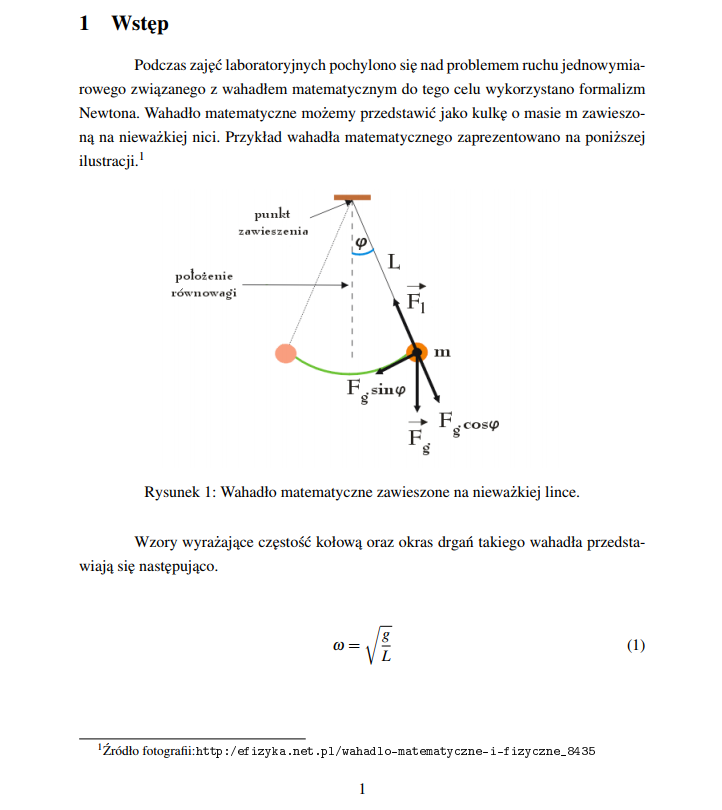
#> input picture ocr/sample_files/img1.jpg, 722 x 810 px
$ python -i scan_for_drawings.py   (imports and definitions only)   (older library calls are emulated)
#> lines starting #> are read from the running program, lines starting #| are printed output that depends on the picture; after the words box and inside, x2 and y2 are one past the last pixel; in counts of white or black regions, pixels touching at a corner belong together
import cv2
import numpy as np
import sys
from PIL import Image


def scan_for_drawings(path):
    #handling too big resolutions
#> called with path = '../sample_files/img1.jpg'
    img = np.asarray(Image.open(path))
#> img is the input picture: shape (810, 722, 3); mean R, G, B 249.1, 249, 248.9
    #img = cv2.imread(path)
    height, width, channels = img.shape
#> height = 810; width = 722; channels = 3
    if(height > 2500 or width > 2500):
        img = cv2.pyrDown(img)
    #process image
    contours, hierarchy = get_areas(img)
#> in get_areas, `ret, img_gray = cv2.threshold(img_gray, 200, 255, 0)`:
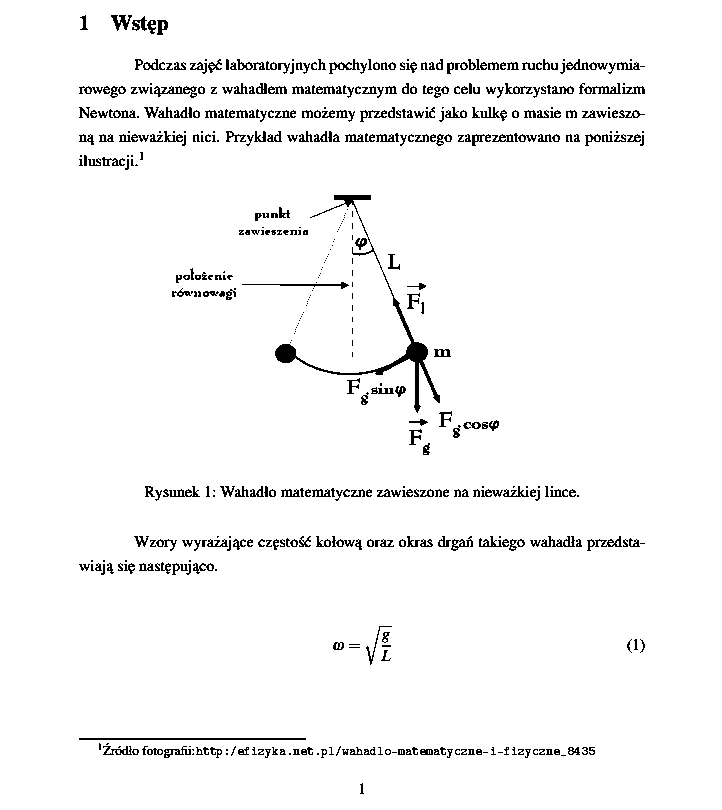
#> img_gray: shape (810, 722); 96.4% white; black in thin lines or dots, all inside (x1, y1, x2, y2) = (79, 15, 645, 794)
#> in get_areas, `erosion = cv2.erode(img_gray,kernel, 2)`:
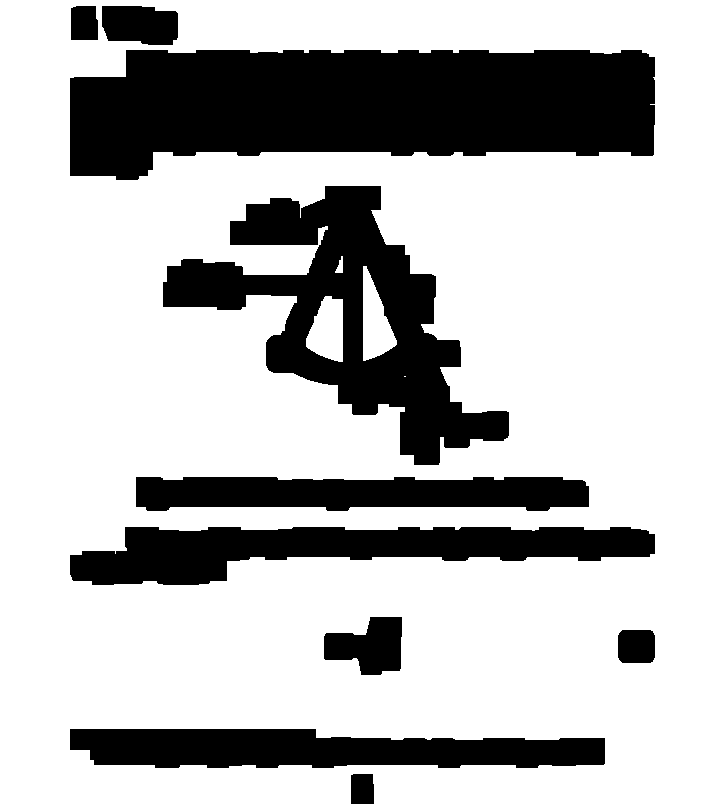
#> erosion: shape (810, 722); 73.8% white; 10 black regions
#> in get_areas, `im2, contours, hierarchy = cv2.findContours(erosion, cv2.RETR_CCOMP, c..`: contours = 15 contours, 1 with area under 20; largest, box (x1, y1, x2, y2) and area: (0, 0, 722, 810) 583289, (69, 49, 656, 181) 60942, (162, 185, 510, 466) 39534, (69, 526, 656, 586) 20672, (69, 728, 606, 769) 17230
    contours2, mask = get_text(img)
#> in get_text, `grad = cv2.morphologyEx(small, cv2.MORPH_GRADIENT, kernel)`:
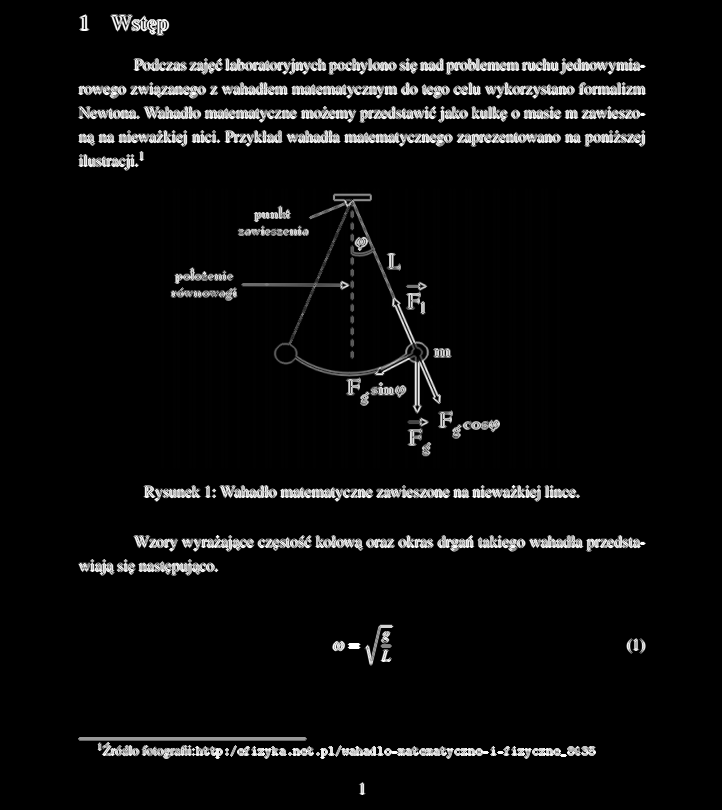
#> grad: shape (810, 722); min 0, max 255, mean 12.4
#> in get_text, `_, bw = cv2.threshold(grad, 0.0, 255.0, cv2.THRESH_BINARY | cv2.THRESH..`:
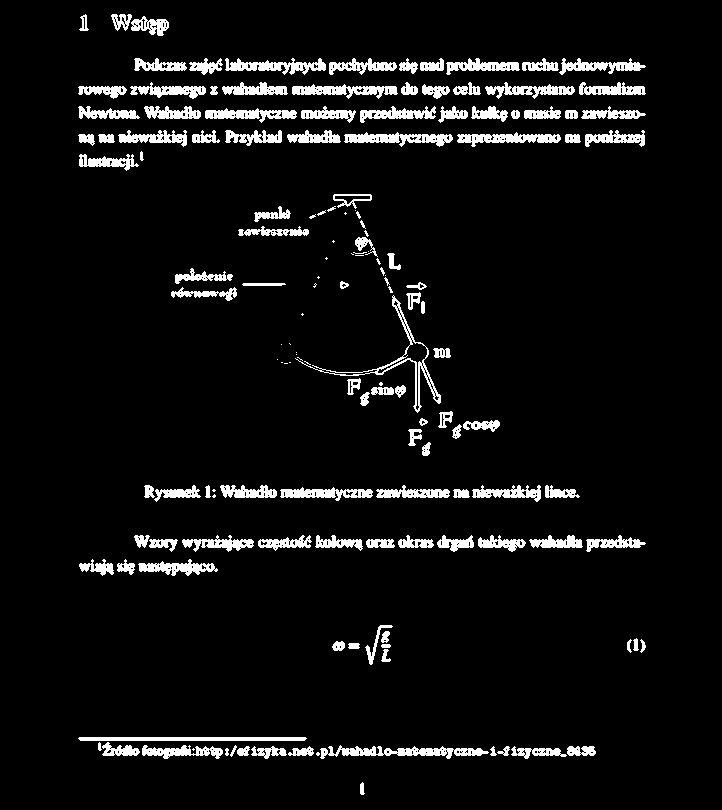
#> bw: shape (810, 722); 6.2% white; 153 white regions (31 under 20 px), largest, box (x1, y1, x2, y2) and area: (320, 745, 489, 759) 1104, (295, 295, 441, 413) 1023, (78, 737, 307, 741) 908
#> in get_text, `connected = cv2.morphologyEx(bw, cv2.MORPH_CLOSE, kernel)`:
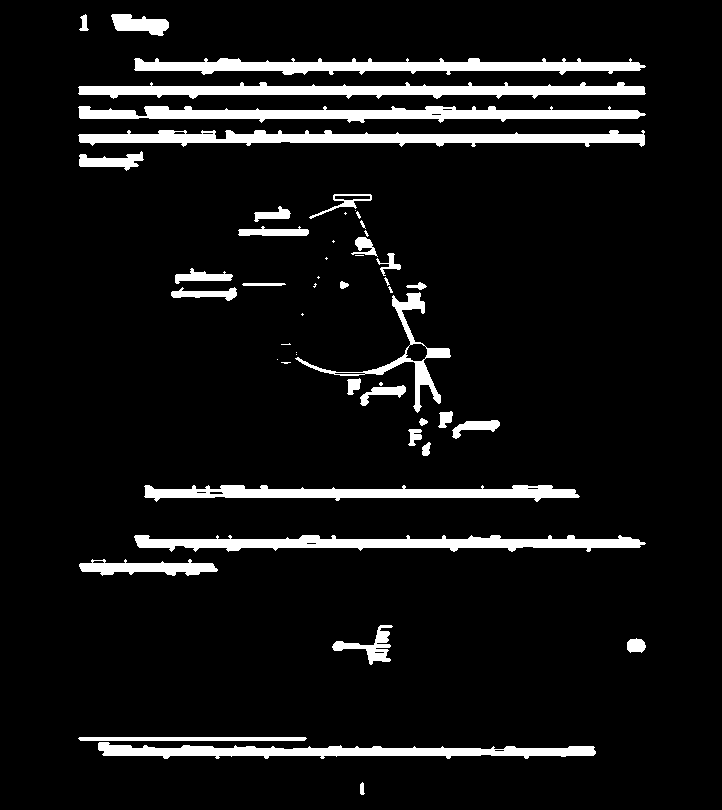
#> connected: shape (810, 722); 7.9% white; 52 white regions (16 under 20 px)
#> in get_text, `im2, contours2, hierarchy2 = cv2.findContours(connected.copy(), cv2.RE..`: contours2 = 52 contours, 19 with area under 20; largest, box (x1, y1, x2, y2) and area: (78, 130, 645, 147) 4888, (78, 106, 646, 123) 4868, (78, 82, 646, 99) 4790, (134, 58, 646, 75) 4496, (134, 535, 646, 552) 4474
#> mask: shape (810, 722); every value is 0
    centers = mark_text(img, contours2, mask)
    crops = get_drawings(img, contours, hierarchy, centers)
    #this is an option, but some data is lost (blurred image):
    #if(height > 2500 or width > 2500):
    #    img = cv2.pyrUp(img)
    return img, crops

def mark_text(img, contours, mask):
    centers = list()
    for i in range(len(contours)):
        x, y, w, h = cv2.boundingRect(contours[i])
        mask[y:y+h, x:x+w] = 0
        cv2.drawContours(mask, contours, i, (255, 255, 255), -1)
        r = float(cv2.countNonZero(mask[y:y+h, x:x+w])) / (w * h)
        if r > 0.2 and w > 8 and h > 8 and h < 100 and w > 200:
            cv2.rectangle(img, (x, y), (x+w-1, y+h-1), (0, 255, 0), 2)
            cnt = contours[i]
            moments = cv2.moments(cnt)
            if(moments['m00']):
                center_x = int(moments['m10']/moments['m00'])
                center_y = int(moments['m01']/moments['m00'])
                cv2.circle(img, (center_x, center_y), 5, (255,0,0), thickness=5)
                centers.append((center_x, center_y))
            else:
                continue
#> this loop made 52 passes
#> (x, y, w, h, r, center_x, center_y) on passes 2, 7, 8, 47, 48, 49, 50: (98, 742, 498, 17, 0.52, 338, 751), (134, 535, 512, 17, 0.577, 387, 542), (144, 485, 436, 17, 0.578, 361, 492), (78, 130, 567, 17, 0.571, 358, 137), (78, 106, 568, 17, 0.567, 358, 113), (78, 82, 568, 17, 0.558, 362, 89), (134, 58, 512, 17, 0.581, 382, 65)
#> (x, y, w, h, r) on passes 1, 3, 4, 5, 6, 9: (360, 782, 5, 13, 0.738), (78, 737, 229, 4, 0.991), (627, 638, 19, 15, 0.779), (332, 625, 61, 40, 0.325), (79, 559, 139, 17, 0.6), (422, 442, 9, 14, 0.706)
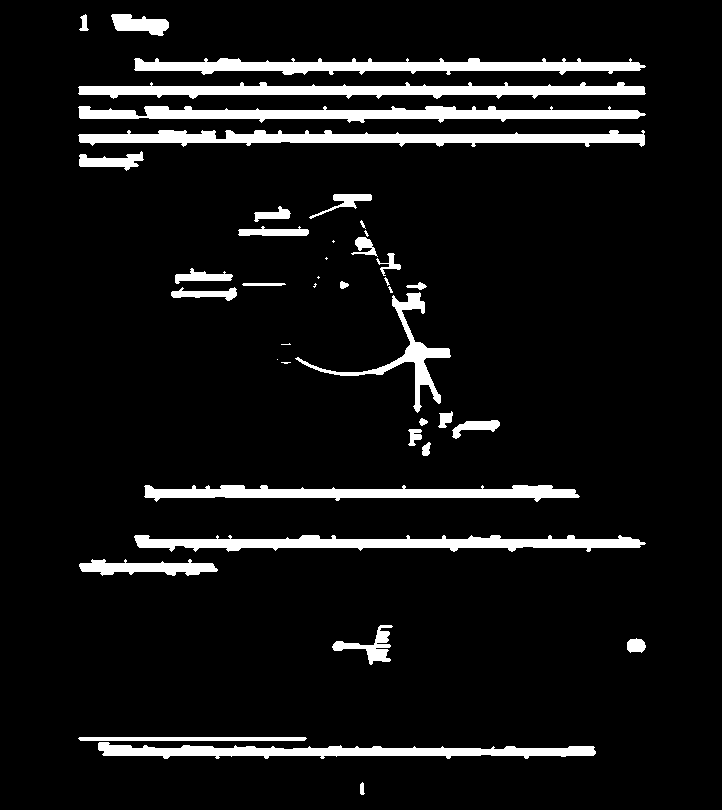
#> mask: shape (810, 722); 7.9% white; 42 white regions (9 under 20 px), largest, box (x1, y1, x2, y2) and area: (78, 130, 645, 147) 5504, (78, 106, 646, 123) 5475, (78, 82, 646, 99) 5389
#> after the loop, centers = [(338, 751), (387, 542), (361, 492), (358, 137), (358, 113), (362, 89), (382, 65)]
    return centers

def get_drawings(img, contours, hierarchy, centers):
    crops = list()
    for c in zip(contours, hierarchy):
        rect = cv2.boundingRect(c[0])
        current_hierarchy = c[1]
        x,y,w,h = rect
        color = (0,0,255)
        if(current_hierarchy[3] < 0):
            np.delete(contours, c[0])
            continue
        stop = 1
        if(h > 50):
            for center in centers:
            #False - checks if it is no not
            #if it is then 1, -1 if not and 0 if on border
                if(cv2.pointPolygonTest(c[0],center,False) == 1):
                    stop = 0
            if(stop):
                #draw rectangles (use for debugging)
                #cv2.rectangle(img, (x,y), (x+w, y+h), color, 5)
                crops.append(img[y:y+h, x:x+w])
#> this loop made 1 pass
#> (c, x, y, w, h, color) on pass 1: (([[404, 376], [405, 376]], [1, -1, -1, -1]), 404, 376, 2, 1, (0, 0, 255))
#> after the loop, crops = []
    return crops

def get_text(img):
    #gradient method
    small = cv2.cvtColor(img, cv2.COLOR_BGR2GRAY)
    kernel = cv2.getStructuringElement(cv2.MORPH_ELLIPSE, (3, 3))
    grad = cv2.morphologyEx(small, cv2.MORPH_GRADIENT, kernel)
    _, bw = cv2.threshold(grad, 0.0, 255.0, cv2.THRESH_BINARY | cv2.THRESH_OTSU)
    #connecting
    kernel = cv2.getStructuringElement(cv2.MORPH_RECT, (9, 1))
    connected = cv2.morphologyEx(bw, cv2.MORPH_CLOSE, kernel)
    im2, contours2, hierarchy2 = cv2.findContours(connected.copy(), cv2.RETR_EXTERNAL, cv2.CHAIN_APPROX_NONE)
    mask = np.zeros(bw.shape, dtype=np.uint8)
    return contours2, mask

def get_areas(img):
    kernel = np.ones((20,20),np.uint8)
    img_gray = cv2.cvtColor(img, cv2.COLOR_BGR2GRAY)
    ret, img_gray = cv2.threshold(img_gray, 200, 255, 0)
    erosion = cv2.erode(img_gray,kernel, 2)
    im2, contours, hierarchy = cv2.findContours(erosion, cv2.RETR_CCOMP, cv2.CHAIN_APPROX_SIMPLE)
    hierarchy = hierarchy[0]
    return contours, hierarchy

# [12 lines of commented-out code are left out]

#> (the run stopped early here; a loop or call above may not have finished)

$ run again, on ocr/sample_files/sample_big.jpg
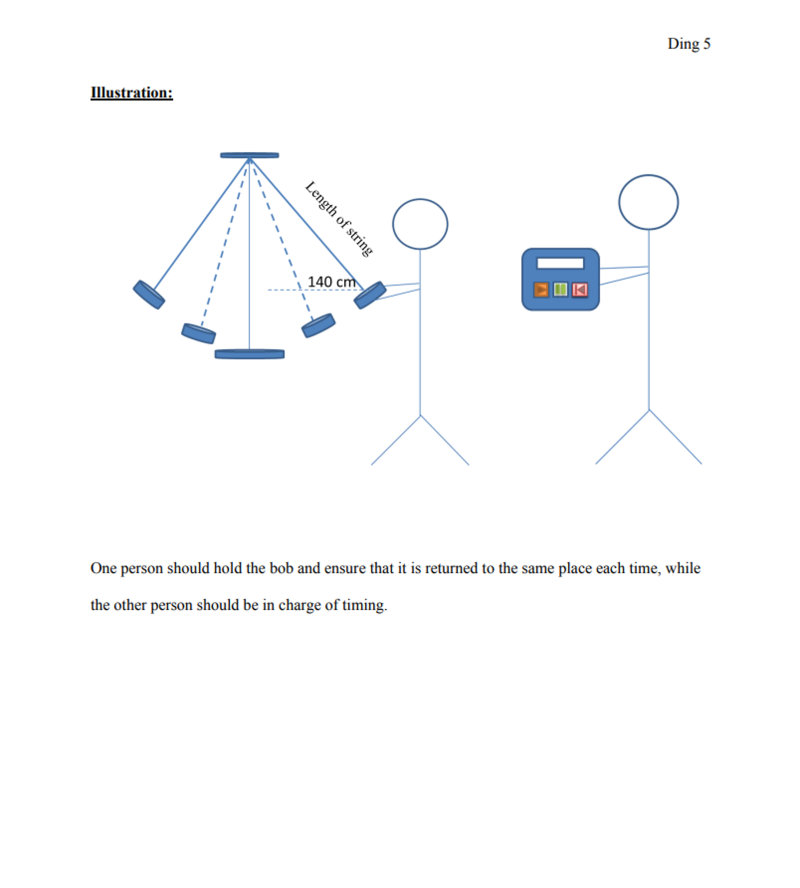
#> input picture ocr/sample_files/sample_big.jpg, 4000 x 4438 px (shown at 1/5 size)
#> in scan_for_drawings, img is the input picture: shape (4438, 4000, 3); mean R, G, B 251.2, 251.8, 252.5
#> in get_areas, `ret, img_gray = cv2.threshold(img_gray, 200, 255, 0)`:
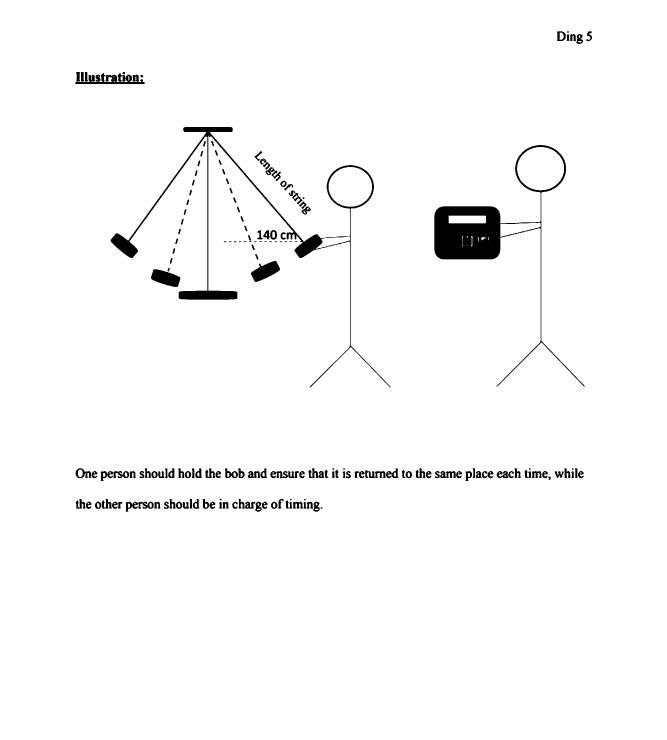
#> img_gray: shape (2219, 2000) (shown at 1/3 size); 97.7% white; 169 black regions (20 under 20 px), largest, box (x1, y1, x2, y2) and area: (1303, 435, 1754, 1160) 32965, (332, 381, 1172, 1163) 22855, (226, 219, 434, 252) 3205
#> erosion: shape (2219, 2000); 92.3% white; 7 black regions
#> in get_areas, `im2, contours, hierarchy = cv2.findContours(erosion, cv2.RETR_CCOMP, c..`: contours = 16 contours, 2 with area under 20; largest, box (x1, y1, x2, y2) and area: (0, 0, 2000, 2219) 4433782, (322, 371, 1183, 1174) 174519, (1293, 425, 1765, 1171) 87882, (217, 1395, 1762, 1454) 69104, (217, 1487, 979, 1546) 34397
#> bw: shape (2219, 2000); 1.7% white; 253 white regions (123 under 20 px), largest, box (x1, y1, x2, y2) and area: (330, 379, 973, 900) 9898, (225, 215, 435, 253) 4838, (979, 494, 1148, 1135) 3133
#> connected: shape (2219, 2000); 2.2% white; 81 white regions (7 under 20 px)
#> in get_text, `im2, contours2, hierarchy2 = cv2.findContours(connected.copy(), cv2.RE..`: contours2 = 73 contours, 10 with area under 20; largest, box (x1, y1, x2, y2) and area: (1302, 618, 1561, 780) 31405, (330, 379, 974, 900) 22105, (1489, 434, 1755, 1161) 18753, (927, 494, 1173, 1163) 16024, (226, 1495, 599, 1537) 7510
#> the loop in mark_text, `for i in range(len(contours)):` made 73 passes
#> (x, y, w, h, r, center_x, center_y) on passes 5, 6, 21, 72: (695, 1495, 274, 42, 0.516, 829, 1515), (226, 1495, 373, 42, 0.51, 415, 1514), (225, 1403, 300, 42, 0.524, 375, 1422), (225, 215, 210, 38, 0.803, 324, 236)
#> after the loop in mark_text, `for i in range(len(contours)):`:
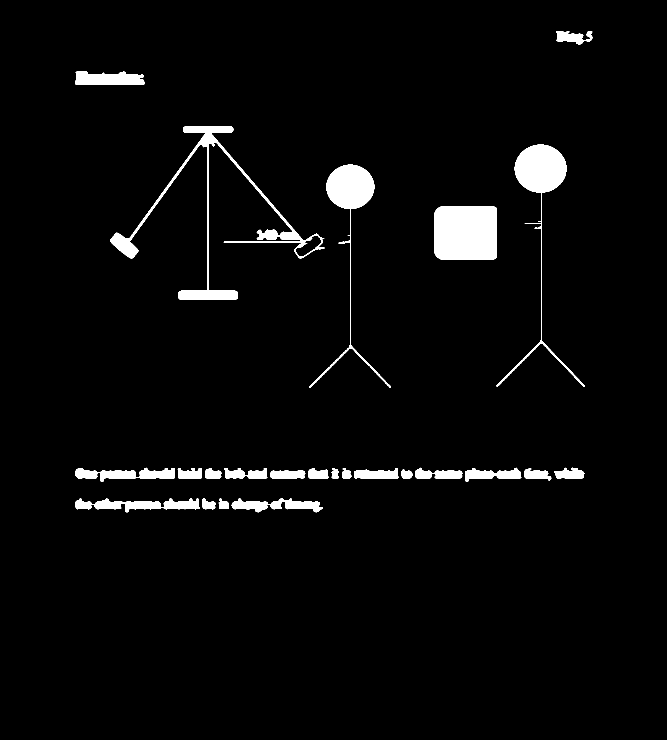
#> mask: shape (2219, 2000) (shown at 1/3 size); 3.3% white; 26 white regions, largest, box (x1, y1, x2, y2) and area: (1302, 618, 1489, 780) 29819, (330, 379, 974, 900) 24328, (1489, 434, 1755, 1161) 19786
#> after the loop in mark_text, `for i in range(len(contours)):`: centers = [(829, 1515), (415, 1514), (375, 1422), (324, 236)]
#> the loop in get_drawings, `for c in zip(contours, hierarchy):` made 1 pass
#> (current_hierarchy, x, y, w, h, color) on pass 1: ([1, -1, -1, -1], 978, 724, 17, 4, (0, 0, 255))
#> after the loop in get_drawings, `for c in zip(contours, hierarchy):`: crops = []
